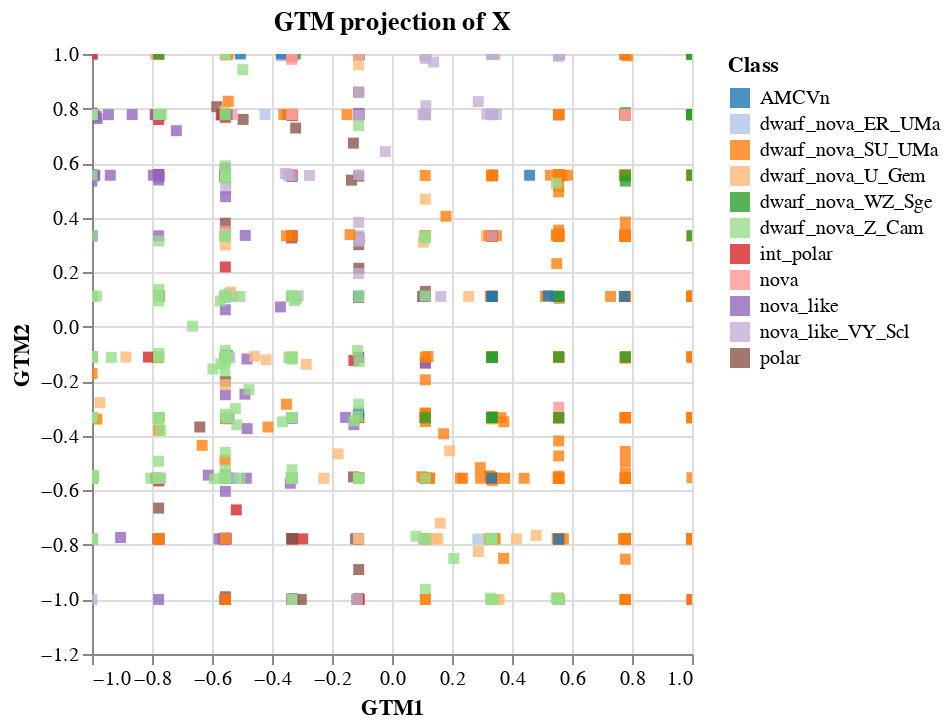

This figure's notebook cell:
### Code cell
size = 30

mean_u = gtm_model.matMeans
modes_u = gtm_model.matModes

proj = 'mean' # 'mean' or 'modes'
if proj == 'mean':
    mpl_projection = mean_u
    x_alt = 'GTM1'
    y_alt = 'GTM2'
elif proj == 'modes':
    mpl_projection = modes_u
    x_alt = 'mode1'
    y_alt = 'mode2'

df_gtm_X = pd.DataFrame(mean_u, columns=['GTM1','GTM2'])

df_gtm_X = pd.concat([df_gtm_X, 
                      pd.Series(dataset_final.index, name='index'), 
                      dataset_final['oid_ztf'], 
                      dataset_final['type_aavso'],
                      pd.Series(y_names, name='label'),
                      pd.Series(modes_u[:,0], name='mode1'),
                      pd.Series(modes_u[:,1], name='mode2')
                      ], axis=1)

selection = alt.selection_multi(fields=['label'], bind='legend')

projection_full = alt.Chart(df_gtm_X).mark_square().encode(
    x=x_alt,y=y_alt,
    color=alt.Color(shorthand='label', title='Class',
                    # Select a colour scheme for the classes where the colours are distinct, and more than 11 classes
                    scale=alt.Scale(domain=np.unique(y_names).tolist(),
                                    scheme='category20',
                                    # range=clr_range
                                    )),
    # shape='labels',
    size=alt.value(size),
    tooltip=["label", "index", "oid_ztf", "type_aavso"],
    opacity=alt.condition(selection, alt.value(0.8), alt.value(0.1))
    ).add_params(selection
    ).properties(title="GTM projection of X").interactive()

# # use alt.Chart to plot the 2D projections
# df_gtm_train = pd.DataFrame(X_train_gtm, columns=['GTM1', 'GTM2'])
# df_gtm_train['label'] = enc.inverse_transform(y_train)
# projection_train = alt.Chart(df_gtm_train).mark_square().encode(
#     x='GTM1',y='GTM2',
#     color='label',
#     # shape='labels',
#     size=alt.value(size),
#     tooltip=["label"],
#     opacity=alt.condition(selection, alt.value(0.8), alt.value(0.1))
#     ).add_params(selection
#     ).properties(title="GTM projection of X_train").interactive()

# df_gtm_test = pd.DataFrame(X_test_gtm, columns=['GTM1', 'GTM2'])
# df_gtm_test['label'] = enc.inverse_transform(y_test)
# projection_test = alt.Chart(df_gtm_test).mark_square().encode(
#     x='GTM1',y='GTM2',
#     color='label',
#     # shape='labels',
#     size=alt.value(size),
#     tooltip=["GTM1", "GTM2", "label"],
#     opacity=alt.condition(selection, alt.value(0.8), alt.value(0.1))
#     ).add_params(selection
#     ).properties(title="GTM projection of X_test").interactive()


# Use matplotlib subplots to plot one class versus the rest for each of the classes, where the last subplot is all the classes.
fig, ax = plt.subplots(4,3, figsize=(15,20), sharex=True, sharey=True)
ax = ax.flatten()
# use the cmap tab20 for the first 11 classes
c = plt.cm.tab20(np.linspace(0,1,11))
# can you perform the above as a list of colours from tab20?

for i in range(11):
    # use the color keyword argument to set the colour of the points instead of c
    ax[i].scatter(mpl_projection[y==i,0], mpl_projection[y==i,1], label=enc.inverse_transform([i])[0], s=15, color=c[i], alpha=0.7)
    ax[i].scatter(mpl_projection[y!=i,0], mpl_projection[y!=i,1], c='grey', s=30, alpha=0.001)
    ax[i].grid(alpha=0.3)
    if i in [0,3,6,9]:
        ax[i].set_ylabel(f'GTM2', fontsize=12)
    if i in [9,10]:
        ax[i].set_xlabel(f'GTM1', fontsize=12)
        ax[i].xaxis.labelpad = 10
    ax[i].legend(fontsize=12)
# Use the class colours for the last subplot
ax[11].scatter(mpl_projection[:,0], mpl_projection[:,1], s=10, alpha=1, c=y, cmap='tab20')
ax[11].set_xlabel(f'GTM1', fontsize=12)
ax[11].xaxis.labelpad = 10
ax[11].grid(alpha=0.3)
# reduce the gaps between subplots
plt.subplots_adjust(hspace=0.1, wspace=0.1)
if gaia == True:
    plt.savefig(f'../results/figures/unsupervised/projection_gtm_cvlist{cvlistdate}_lcdata{lightcurvesdate}_20gor20r_gaia.pdf', bbox_inches='tight')
elif gaia == False:
    plt.savefig(f'../results/figures/unsupervised/projection_gtm_cvlist{cvlistdate}_lcdata{lightcurvesdate}_20gor20r_lconly.pdf', bbox_inches='tight')
# plt.tight_layout()
plt.show()

projection_full
# alt.hconcat(projection_full, projection_train, projection_test)

### Figure 1 — Vega-Lite specification as saved in the notebook (floating-point values rounded to 4 significant figures; data arrays with more than 128 entries replaced by an {"elided": "..."} marker saying what was removed)
{"config": {"view": {"continuousWidth": 300, "continuousHeight": 300}}, "data": {"name": "data-204a4e5ad14cba569c282d194cb39aff"}, "mark": {"type": "square"}, "encoding": {"color": {"field": "label", "scale": {"domain": ["AMCVn", "dwarf_nova_ER_UMa", "dwarf_nova_SU_UMa", "dwarf_nova_U_Gem", "dwarf_nova_WZ_Sge", "dwarf_nova_Z_Cam", "int_polar", "nova", "nova_like", "nova_like_VY_Scl", "polar"], "scheme": "category20"}, "title": "Class", "type": "nominal"}, "opacity": {"condition": {"param": "param_9", "value": 0.8}, "value": 0.1}, "size": {"value": 30}, "tooltip": [{"field": "label", "type": "nominal"}, {"field": "index", "type": "quantitative"}, {"field": "oid_ztf", "type": "nominal"}, {"field": "type_aavso", "type": "nominal"}], "x": {"field": "GTM1", "type": "quantitative"}, "y": {"field": "GTM2", "type": "quantitative"}}, "params": [{"name": "param_9", "select": {"type": "point", "fields": ["label"]}, "bind": "legend"}, {"name": "param_10", "select": {"type": "interval", "encodings": ["x", "y"]}, "bind": "scales"}], "title": "GTM projection of X", "$schema": "https://vega.github.io/schema/vega-lite/v5.14.1.json", "datasets": {"data-204a4e5ad14cba569c282d194cb39aff": {"elided": "1194 records"}}}
